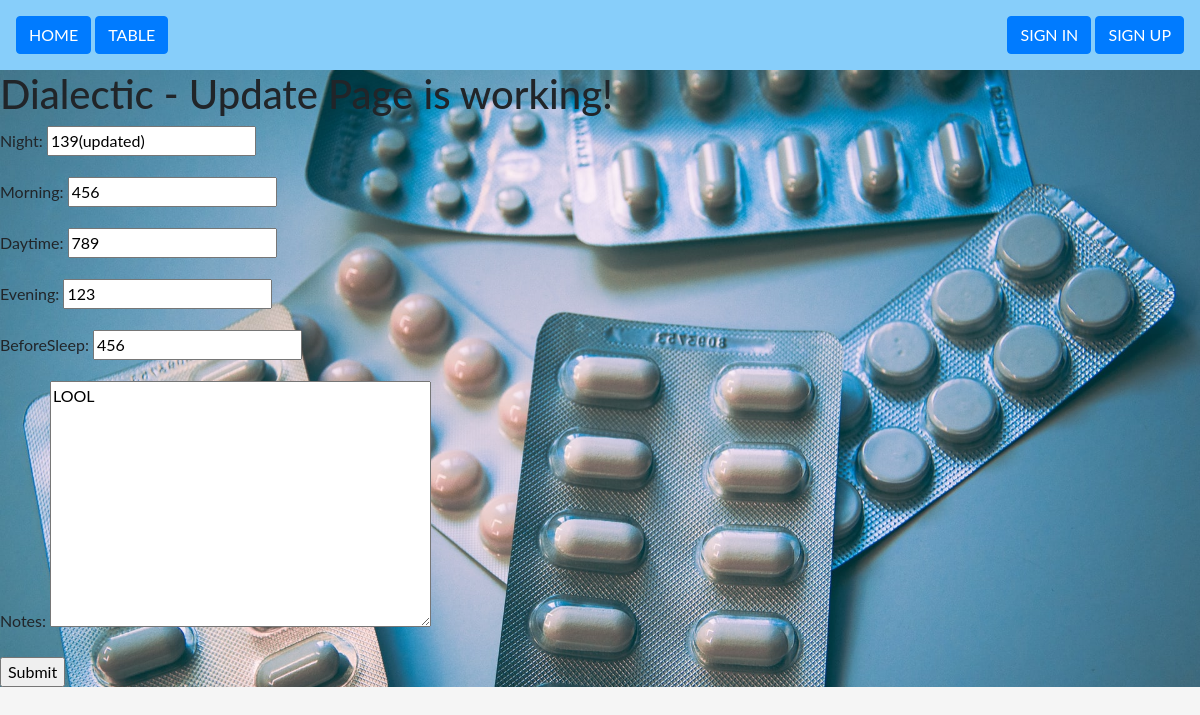
The app's page /update/5/ with its own data.
### dialecticapp/models.py (models this page shows, shortened)
class dialecticapp(models.Model):
    night = models.CharField(max_length=15)
    morning = models.CharField(max_length=15)
    daytime = models.CharField(max_length=15)
    evening = models.CharField(max_length=15)
    beforeSleep = models.CharField(max_length=15)
    notes = models.TextField()
    date = models.DateTimeField(auto_now=False, auto_now_add=True)
    updated = models.DateTimeField(auto_now=True, auto_now_add=False)

### dialecticapp/views.py (the view)
# urls.py: path('update/<str:pk>/', views.dialectic_update, name='update'),
def dialectic_update(request, pk):
    table = dialecticapp.objects.get(id=pk)
    form = DialecticAppForm(instance=table)
    context = {
        'form': form,
        'title': "Dialectic - Update Page"
    }
    if request.method == "POST":
        form = DialecticAppForm(request.POST, instance=table)
        if form.is_valid():
            form.save()
            return redirect('/table')
    return render(request, "update.html", context)

### dialecticapp/forms.py
class DialecticAppForm(forms.ModelForm):
    class Meta: #inner Class / container
        model=dialecticapp
        fields=[
    'night',
    'morning',
    'daytime',
    'evening',
    'beforeSleep',
    'notes',
    ]

### templates/update.html (shortened to what this page needs)
{% extends "index.html" %}
{% block content %}
    <h1>{{title}} is working!</h1>
    <form method="POST" action="">
        {{form.as_p}}
        <input type="submit" name="Update">
    </form>
{% endblock %}

### static/css/main.css (style rules this page uses)
body { background-color: aqua; }

### records on screen
dialecticapp: night "139(updated)", morning "456", daytime "789", evening "123", beforeSleep "456", notes "LOOL"

### other values on screen
{{ title }} "Dialectic - Update Page"
